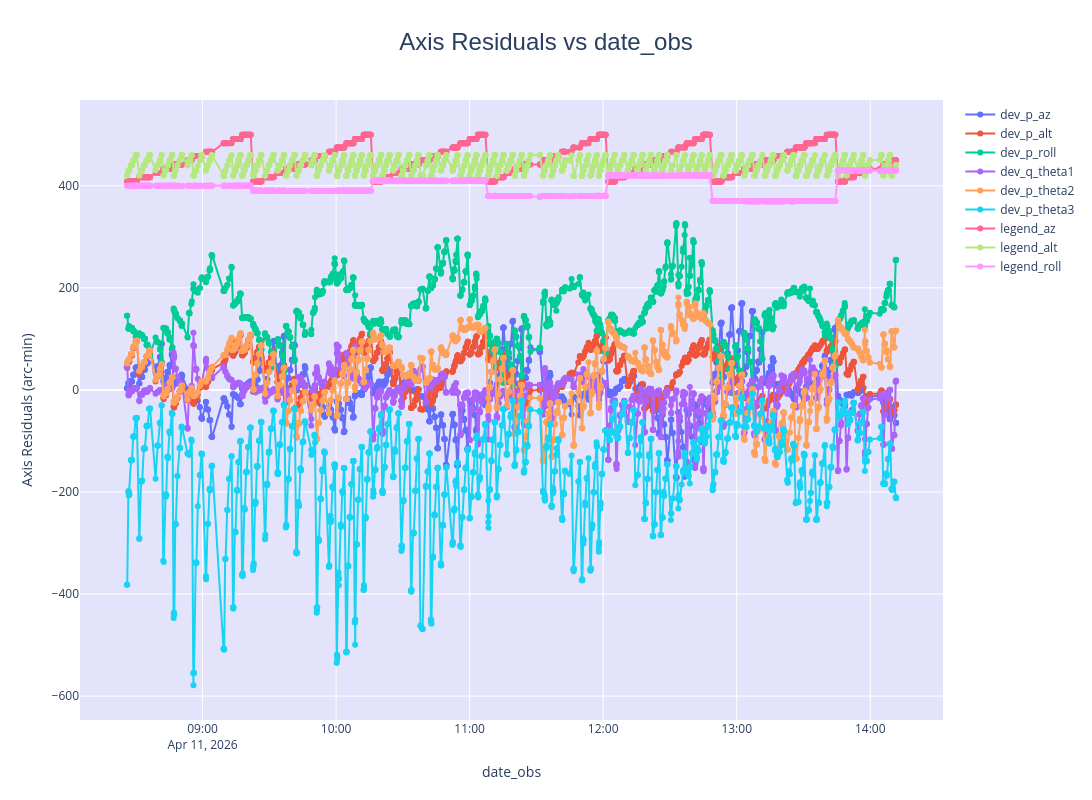

Source (notebook cell):
### Markdown cell above
# Review of Collected Data and Residuals

### Code cell
fig = go.Figure()
legend_offset = 400
d['legend_az'] = d['p_az']/360*100 + legend_offset
d['legend_alt'] = d['p_alt'] + legend_offset
d['legend_roll'] = d['p_roll'] + legend_offset
xfield='date_obs'
yfields = [
    'dev_p_az','dev_p_alt','dev_p_roll',
    'dev_q_theta1','dev_p_theta2','dev_p_theta3',
    'legend_az','legend_alt','legend_roll'
]
for i, yfield in enumerate(yfields):
    hoverextra = "File: %{customdata[0]}<br>" if i==0 else ''
    fig.add_trace(go.Scatter(
        x=d[xfield], y=d[yfield], customdata=d[['filename']],
        mode='markers+lines', name=yfield,
        marker=dict(size=6),
        hovertemplate=f"{hoverextra}{yfield}: %{{y}}<extra></extra>"
    ))

fig.update_layout(
    title=dict(text=f'Axis Residuals vs {xfield}', x=0.5, font=dict(size=24, family='Arial')),
    xaxis_title=f'{xfield}', yaxis_title=f'Axis Residuals (arc-min)', 
    plot_bgcolor='rgba(200, 200, 250, 0.5)',
    hovermode='x unified',
    height=800, width=1400
)

fig.show()

### Figure 1 — Plotly figure (JSON) as saved in the notebook; plotly's stock layout.template omitted (floating-point values rounded to 4 significant figures; data arrays with more than 128 entries replaced by an {"elided": "..."} marker saying what was removed)
{"data": [{"customdata": {"elided": "1732x1 str values"}, "hovertemplate": "File: %{customdata[0]}<br>dev_p_az: %{y}<extra></extra>", "marker": {"size": 6}, "mode": "markers+lines", "name": "dev_p_az", "type": "scatter", "x": {"elided": "1732 str values"}, "y": {"elided": "1732 float values"}}, {"customdata": {"elided": "1732x1 str values"}, "hovertemplate": "dev_p_alt: %{y}<extra></extra>", "marker": {"size": 6}, "mode": "markers+lines", "name": "dev_p_alt", "type": "scatter", "x": {"elided": "1732 str values"}, "y": {"elided": "1732 float values"}}, {"customdata": {"elided": "1732x1 str values"}, "hovertemplate": "dev_p_roll: %{y}<extra></extra>", "marker": {"size": 6}, "mode": "markers+lines", "name": "dev_p_roll", "type": "scatter", "x": {"elided": "1732 str values"}, "y": {"elided": "1732 float values"}}, {"customdata": {"elided": "1732x1 str values"}, "hovertemplate": "dev_q_theta1: %{y}<extra></extra>", "marker": {"size": 6}, "mode": "markers+lines", "name": "dev_q_theta1", "type": "scatter", "x": {"elided": "1732 str values"}, "y": {"elided": "1732 float values"}}, {"customdata": {"elided": "1732x1 str values"}, "hovertemplate": "dev_p_theta2: %{y}<extra></extra>", "marker": {"size": 6}, "mode": "markers+lines", "name": "dev_p_theta2", "type": "scatter", "x": {"elided": "1732 str values"}, "y": {"elided": "1732 float values"}}, {"customdata": {"elided": "1732x1 str values"}, "hovertemplate": "dev_p_theta3: %{y}<extra></extra>", "marker": {"size": 6}, "mode": "markers+lines", "name": "dev_p_theta3", "type": "scatter", "x": {"elided": "1732 str values"}, "y": {"elided": "1732 float values"}}, {"customdata": {"elided": "1732x1 str values"}, "hovertemplate": "legend_az: %{y}<extra></extra>", "marker": {"size": 6}, "mode": "markers+lines", "name": "legend_az", "type": "scatter", "x": {"elided": "1732 str values"}, "y": {"elided": "1732 float values"}}, {"customdata": {"elided": "1732x1 str values"}, "hovertemplate": "legend_alt: %{y}<extra></extra>", "marker": {"size": 6}, "mode": "markers+lines", "name": "legend_alt", "type": "scatter", "x": {"elided": "1732 str values"}, "y": {"elided": "1732 float values"}}, {"customdata": {"elided": "1732x1 str values"}, "hovertemplate": "legend_roll: %{y}<extra></extra>", "marker": {"size": 6}, "mode": "markers+lines", "name": "legend_roll", "type": "scatter", "x": {"elided": "1732 str values"}, "y": {"elided": "1732 float values"}}], "layout": {"height": 800, "hovermode": "x unified", "plot_bgcolor": "rgba(200, 200, 250, 0.5)", "title": {"font": {"family": "Arial", "size": 24}, "text": "Axis Residuals vs date_obs", "x": 0.5}, "width": 1400, "xaxis": {"title": {"text": "date_obs"}}, "yaxis": {"title": {"text": "Axis Residuals (arc-min)"}}}}
